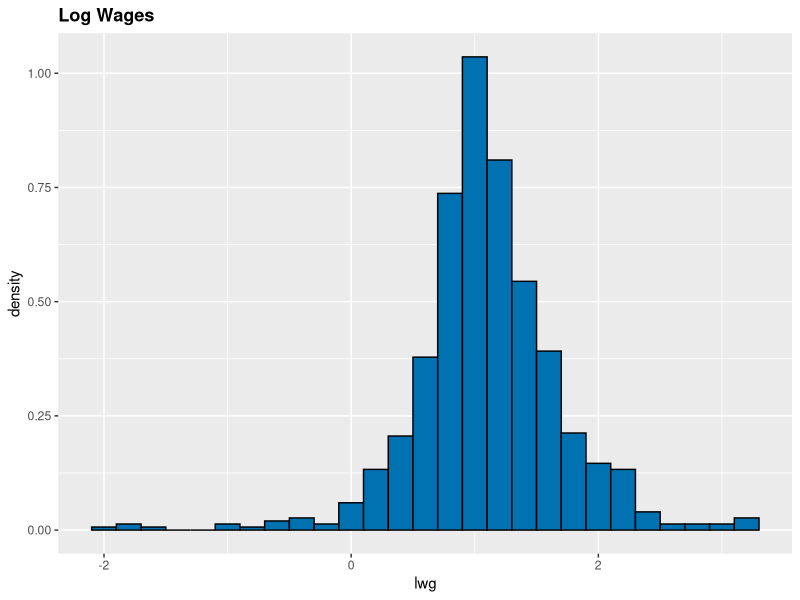
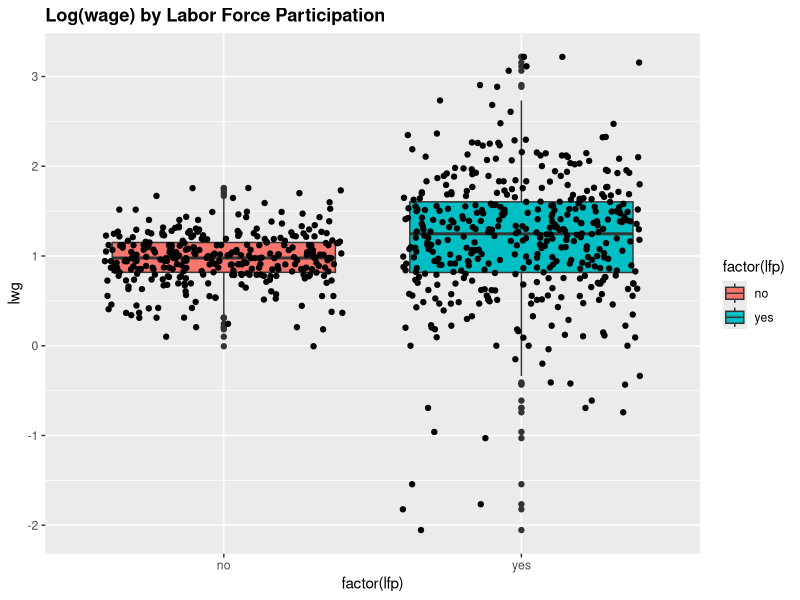
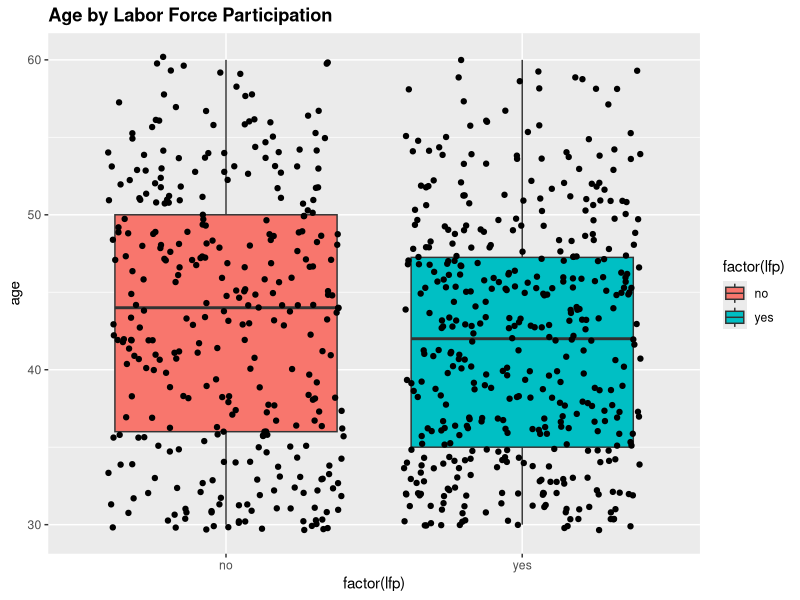
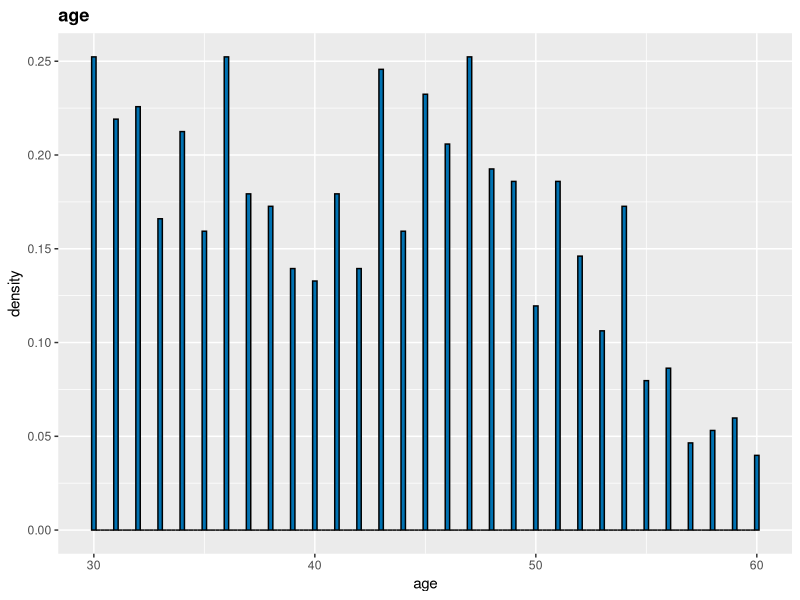
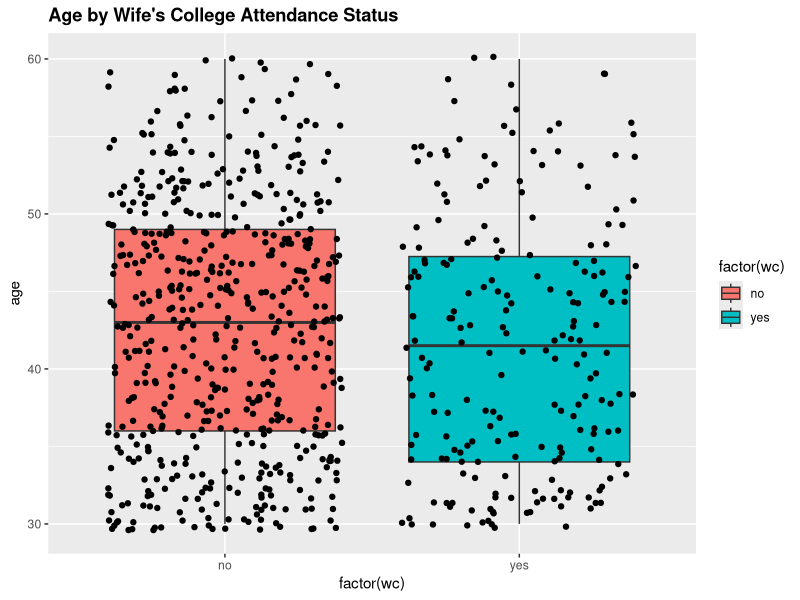
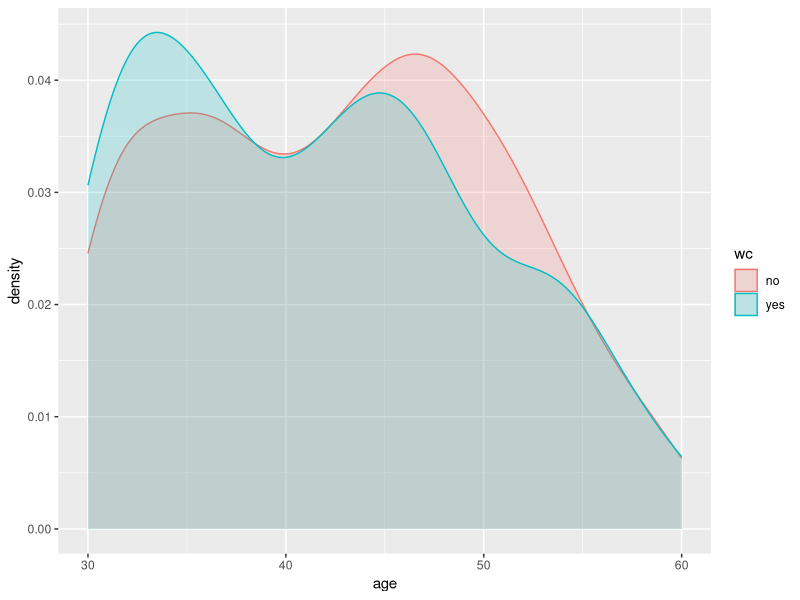
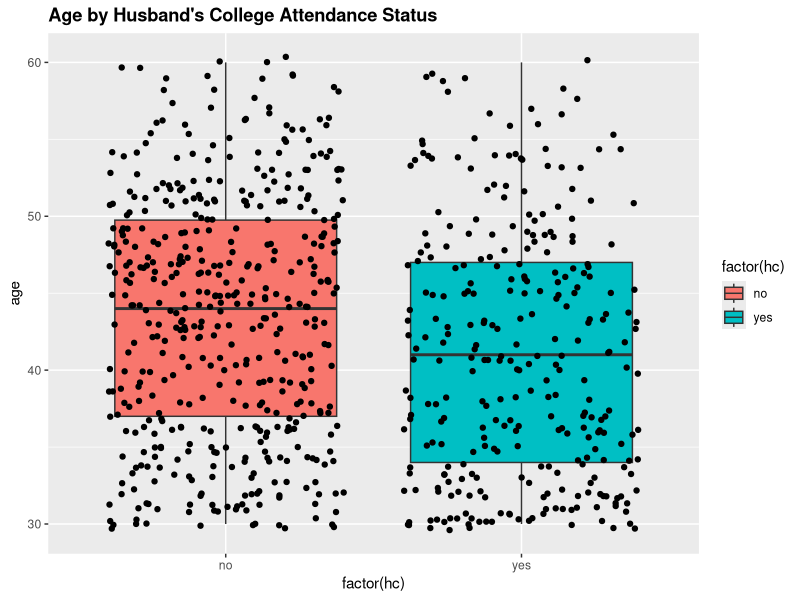
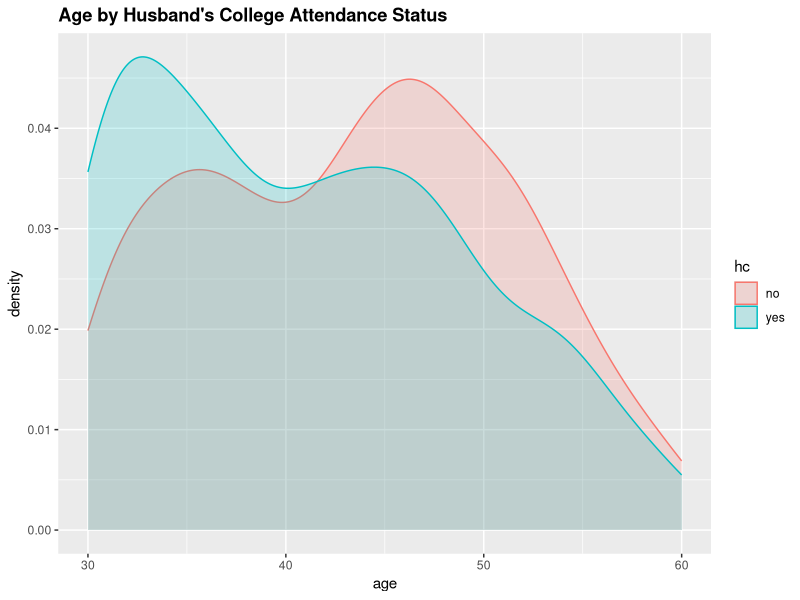

Write the R code that produced these figures, in order.
## ---- chunk 1
library(knitr)
opts_chunk$set(tidy.opts=list(width.cutoff=60),tidy=TRUE)
## ---- chunk 2
library(car)
require(dplyr)

str(Mroz)
glimpse(Mroz) # glimpse can be use for any data.frame or table in R
#View(Mroz)

head(Mroz, 5)
some(Mroz, 5)
tail(Mroz, 5)

library(Hmisc)
describe(Mroz)
summary(Mroz)
## ---- chunk 3
require(dplyr)
describe(exp(Mroz$lwg))
min(exp(Mroz$lwg))

require(ggplot2)
#require(GGally)

# Distribution of log(wage)
ggplot(Mroz, aes(x = lwg)) +
  geom_histogram(aes(y = ..density..), binwidth = 0.2, fill="#0072B2", colour="black") +
  ggtitle("Log Wages") + 
  theme(plot.title = element_text(lineheight=1, face="bold"))

# log(wage) by lfp
ggplot(Mroz, aes(factor(lfp), lwg)) +
  geom_boxplot(aes(fill = factor(lfp))) + 
  geom_jitter() +
  ggtitle("Log(wage) by Labor Force Participation") + 
  theme(plot.title = element_text(lineheight=1, face="bold")) 

# age by lfp
ggplot(Mroz, aes(factor(lfp), age)) +
  geom_boxplot(aes(fill = factor(lfp))) + 
  geom_jitter() +
  ggtitle("Age by Labor Force Participation") + 
  theme(plot.title = element_text(lineheight=1, face="bold")) 

# Distribution of age
summary(Mroz$age)
ggplot(Mroz, aes(x = age)) +
  geom_histogram(aes(y = ..density..), binwidth = 0.2, fill="#0072B2", colour="black") +
  ggtitle("age") + 
  theme(plot.title = element_text(lineheight=1, face="bold"))

# Distribution of age by wc
# Were those who attended colleage tend to be younger?
ggplot(Mroz, aes(factor(wc), age)) +
  geom_boxplot(aes(fill = factor(wc))) + 
  geom_jitter() +
  ggtitle("Age by Wife's College Attendance Status") + 
  theme(plot.title = element_text(lineheight=1, face="bold")) 

ggplot(Mroz, aes(age, fill = wc, colour = wc)) +
  geom_density(alpha=0.2)

# Distribution of age by hc
# Were those whose husband attended colleage tend to be younger?
ggplot(Mroz, aes(factor(hc), age)) +
  geom_boxplot(aes(fill = factor(hc))) + 
  geom_jitter() +
  ggtitle("Age by Husband's College Attendance Status") + 
  theme(plot.title = element_text(lineheight=1, face="bold")) 

ggplot(Mroz, aes(age, fill = hc, colour = hc)) +
  geom_density(alpha=0.2) +
  ggtitle("Age by Husband's College Attendance Status") + 
  theme(plot.title = element_text(lineheight=1, face="bold")) 

# Distribution of age by number kids in different age group
ggplot(Mroz, aes(factor(k5), age)) +  
  geom_boxplot(aes(fill = factor(k5))) + 
  geom_jitter() +
  ggtitle("Age by Number of kids younger than 6") + 
  theme(plot.title = element_text(lineheight=1, face="bold")) 

ggplot(Mroz, aes(age, fill = factor(k5), colour = factor(k5))) +
  geom_density(alpha=0.2) +
  ggtitle("Age by Number of kids younger than 6") + 
  theme(plot.title = element_text(lineheight=1, face="bold")) 

ggplot(Mroz, aes(factor(k618), age)) +  
  geom_boxplot(aes(fill = factor(k618))) + 
  geom_jitter() +
  ggtitle("Age by Number of kids between 6 and 18") + 
  theme(plot.title = element_text(lineheight=1, face="bold")) 

ggplot(Mroz, aes(age, fill = factor(k618), colour = factor(k618))) +
  geom_density(alpha=0.2) +
  ggtitle("Age by Number of kids  between 6 and 18") + 
  theme(plot.title = element_text(lineheight=1, face="bold")) 

# It may be easier to visualize age by first binning the variable
table(Mroz$k5)
table(Mroz$k618)
table(Mroz$k5, Mroz$k618)
xtabs(~k5 + k618, data=Mroz)

table(Mroz$hc)
round(prop.table(table(Mroz$hc)),2)

table(Mroz$wc)
round(prop.table(table(Mroz$wc)),2)

xtabs(~hc+wc, data=Mroz)
round(prop.table(xtabs(~hc+wc, data=Mroz)),2)
## ---- chunk 4
mroz.lm <- lm(as.numeric(lfp) ~ k5 + k618 + age + wc + hc + lwg + inc, data = Mroz)
summary(mroz.lm)
## ---- chunk 5
par(mfrow=c(2,2))
plot(mroz.lm)

require(car)
par(mfrow=c(1,1))
residualPlots(mroz.lm)

# Note that I didn't pay much attention to outliers and influential observations in this specific example, but you should comment on it.

summary(mroz.lm$fitted.values)

par(mfrow=c(1,1))
plot(mroz.lm$residuals, main="Autocorrelation Function of Model Residuals")
acf(mroz.lm$residuals, main="Autocorrelation Function of Model Residuals")

hist(mroz.lm$residuals)
qqnorm(mroz.lm$residuals)
qqline(mroz.lm$residuals)
scatterplot(mroz.lm$fitted.values, mroz.lm$residuals,
            smoother = loessLine, cex = 0.5, pch = 19,
            smoother.args = list(lty = 1, lwd = 5), 
            main = "Residuals vs Fitted Values", 
            xlab = "Fitted Values", ylab ="Residuals")
## ---- chunk 6
# YOUR COMMENT HERE
shapiro.test(mroz.lm$residuals)

# YOUR COMMENT HERE
require(car)
ncvTest(mroz.lm)

# YOUR COMMENT HERE
require(lmtest)
bptest(mroz.lm)

# YOUR COMMENT HERE
durbinWatsonTest(mroz.lm)

# PERHAPS MORE TEST THAT NEEDS TO BE RUN
## ---- chunk 7
mroz.glm <- glm(lfp ~ k5 + k618 + age + wc + hc + lwg + inc, 
               family = binomial, data = Mroz)
summary(mroz.glm)
round(exp(cbind(Estimate=coef(mroz.glm), confint(mroz.glm))),2)
## ---- chunk 8
round(exp(cbind(Estimate=coef(mroz.glm), confint(mroz.glm))),2)

summary(Mroz)
mroz.glm$coefficients
str(mroz.glm$coefficients)
coef <- mroz.glm$coefficients
coef[1]
min(Mroz$inc)

# Effect of income on LFP for a family with no kid, wife was 40 years old, both wife and husband attended college, and wife's estimated wage rate was 1.07

rm(x)
xx = c(1, 0, 0, 40, 1, 1, 1.07)
length(coef)
length(xx)
z = coef[1]*xx[1] + coef[2]*xx[2] + coef[3]*xx[3] + coef[3]*xx[3] + coef[4]*xx[4] + coef[5]*xx[5] + coef[6]*xx[6] + coef[7]*xx[7]
z
x <- Mroz$inc
coef[8]
curve(expr = exp(z + coef[8]*x)/(1+exp(z + coef[8]*x)), 
    xlim = c(min(Mroz$inc), max(Mroz$inc)), 
    ylim = c(0,1),
    col = "blue", 
    main = expression(pi == frac(e^{z + coef[inc]*inc}, 1+e^{z+coef[inc]*inc})), 
    xlab =  expression(inc), ylab = expression(pi))

# Reproduce the graph overlaying the same result from the linear model as a comparison
curve(expr = exp(z + coef[8]*x)/(1+exp(z + coef[8]*x)), 
    xlim = c(min(Mroz$inc), max(Mroz$inc)), 
    ylim = c(0,2),
    col = "blue", 
    main = expression(pi == frac(e^{z + coef[inc]*inc}, 1+e^{z+coef[inc]*inc})), 
    xlab =  expression(inc), ylab = expression(pi))

par(new=TRUE)

y2 <- mroz.lm$coefficients[8]*x
lm.coef <- mroz.lm$coefficients
lm.z <- lm.coef[1]*xx[1] + lm.coef[2]*xx[2] + lm.coef[3]*xx[3] + lm.coef[3]*xx[3] + lm.coef[4]*xx[4] + lm.coef[5]*xx[5] + lm.coef[6]*xx[6] + lm.coef[7]*xx[7]

lines(x, lm.z + mroz.lm$coefficients[8]*x,col="green")
